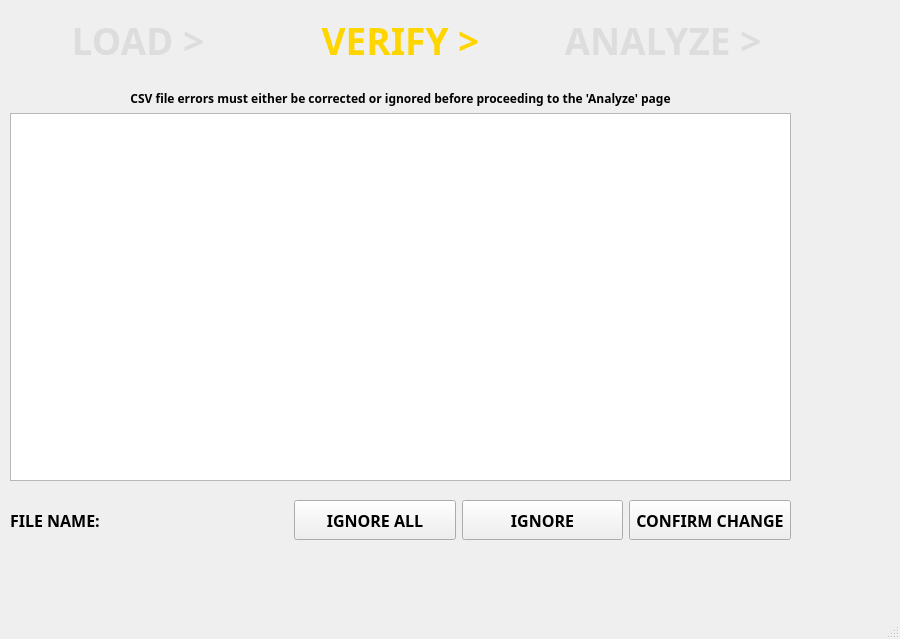
<?xml version="1.0" encoding="UTF-8"?>
<ui version="4.0">
 <class>VerifyCSV</class>
 <widget class="QMainWindow" name="VerifyCSV">
  <property name="geometry">
   <rect>
    <x>0</x>
    <y>0</y>
    <width>900</width>
    <height>639</height>
   </rect>
  </property>
  <property name="windowTitle">
   <string>MainWindow</string>
  </property>
  <widget class="QWidget" name="centralwidget">
   <property name="minimumSize">
    <size>
     <width>900</width>
     <height>600</height>
    </size>
   </property>
   <widget class="QWidget" name="horizontalLayoutWidget">
    <property name="geometry">
     <rect>
      <x>10</x>
      <y>0</y>
      <width>781</width>
      <height>80</height>
     </rect>
    </property>
    <layout class="QHBoxLayout" name="navigation_area">
     <item>
      <widget class="QPushButton" name="load_btn">
       <property name="maximumSize">
        <size>
         <width>16777215</width>
         <height>50</height>
        </size>
       </property>
       <property name="palette">
        <palette>
         <active>
          <colorrole role="ButtonText">
           <brush brushstyle="SolidPattern">
            <color alpha="255">
             <red>221</red>
             <green>221</green>
             <blue>221</blue>
            </color>
           </brush>
          </colorrole>
         </active>
         <inactive>
          <colorrole role="ButtonText">
           <brush brushstyle="SolidPattern">
            <color alpha="255">
             <red>221</red>
             <green>221</green>
             <blue>221</blue>
            </color>
           </brush>
          </colorrole>
         </inactive>
         <disabled>
          <colorrole role="ButtonText">
           <brush brushstyle="SolidPattern">
            <color alpha="255">
             <red>120</red>
             <green>120</green>
             <blue>120</blue>
            </color>
           </brush>
          </colorrole>
         </disabled>
        </palette>
       </property>
       <property name="font">
        <font>
         <family>Arial Black</family>
         <pointsize>28</pointsize>
         <weight>75</weight>
         <bold>true</bold>
        </font>
       </property>
       <property name="text">
        <string>LOAD &gt;</string>
       </property>
       <property name="flat">
        <bool>true</bool>
       </property>
      </widget>
     </item>
     <item>
      <widget class="QPushButton" name="verify_btn">
       <property name="maximumSize">
        <size>
         <width>16777215</width>
         <height>50</height>
        </size>
       </property>
       <property name="palette">
        <palette>
         <active>
          <colorrole role="ButtonText">
           <brush brushstyle="SolidPattern">
            <color alpha="255">
             <red>255</red>
             <green>213</green>
             <blue>0</blue>
            </color>
           </brush>
          </colorrole>
         </active>
         <inactive>
          <colorrole role="ButtonText">
           <brush brushstyle="SolidPattern">
            <color alpha="255">
             <red>255</red>
             <green>213</green>
             <blue>0</blue>
            </color>
           </brush>
          </colorrole>
         </inactive>
         <disabled>
          <colorrole role="ButtonText">
           <brush brushstyle="SolidPattern">
            <color alpha="255">
             <red>120</red>
             <green>120</green>
             <blue>120</blue>
            </color>
           </brush>
          </colorrole>
         </disabled>
        </palette>
       </property>
       <property name="font">
        <font>
         <family>Arial Black</family>
         <pointsize>28</pointsize>
         <weight>75</weight>
         <bold>true</bold>
        </font>
       </property>
       <property name="text">
        <string>VERIFY &gt;</string>
       </property>
       <property name="flat">
        <bool>true</bool>
       </property>
      </widget>
     </item>
     <item>
      <widget class="QPushButton" name="analyze_btn">
       <property name="maximumSize">
        <size>
         <width>16777215</width>
         <height>50</height>
        </size>
       </property>
       <property name="palette">
        <palette>
         <active>
          <colorrole role="ButtonText">
           <brush brushstyle="SolidPattern">
            <color alpha="255">
             <red>221</red>
             <green>221</green>
             <blue>221</blue>
            </color>
           </brush>
          </colorrole>
         </active>
         <inactive>
          <colorrole role="ButtonText">
           <brush brushstyle="SolidPattern">
            <color alpha="255">
             <red>221</red>
             <green>221</green>
             <blue>221</blue>
            </color>
           </brush>
          </colorrole>
         </inactive>
         <disabled>
          <colorrole role="ButtonText">
           <brush brushstyle="SolidPattern">
            <color alpha="255">
             <red>120</red>
             <green>120</green>
             <blue>120</blue>
            </color>
           </brush>
          </colorrole>
         </disabled>
        </palette>
       </property>
       <property name="font">
        <font>
         <family>Arial Black</family>
         <pointsize>28</pointsize>
         <weight>75</weight>
         <bold>true</bold>
        </font>
       </property>
       <property name="text">
        <string>ANALYZE &gt;</string>
       </property>
       <property name="flat">
        <bool>true</bool>
       </property>
      </widget>
     </item>
    </layout>
   </widget>
   <widget class="QWidget" name="horizontalLayoutWidget_3">
    <property name="geometry">
     <rect>
      <x>10</x>
      <y>490</y>
      <width>781</width>
      <height>61</height>
     </rect>
    </property>
    <layout class="QHBoxLayout" name="horizontalLayout">
     <item>
      <widget class="QLabel" name="file_name_label">
       <property name="minimumSize">
        <size>
         <width>110</width>
         <height>40</height>
        </size>
       </property>
       <property name="maximumSize">
        <size>
         <width>110</width>
         <height>40</height>
        </size>
       </property>
       <property name="font">
        <font>
         <family>Arial Black</family>
         <pointsize>12</pointsize>
         <weight>75</weight>
         <bold>true</bold>
        </font>
       </property>
       <property name="text">
        <string>FILE NAME: </string>
       </property>
      </widget>
     </item>
     <item>
      <widget class="QLabel" name="file_name">
       <property name="minimumSize">
        <size>
         <width>0</width>
         <height>40</height>
        </size>
       </property>
       <property name="maximumSize">
        <size>
         <width>16777215</width>
         <height>40</height>
        </size>
       </property>
       <property name="text">
        <string/>
       </property>
      </widget>
     </item>
     <item>
      <widget class="QPushButton" name="ignoreall_btn">
       <property name="minimumSize">
        <size>
         <width>100</width>
         <height>40</height>
        </size>
       </property>
       <property name="maximumSize">
        <size>
         <width>200</width>
         <height>40</height>
        </size>
       </property>
       <property name="font">
        <font>
         <family>Arial Black</family>
         <pointsize>12</pointsize>
         <weight>75</weight>
         <bold>true</bold>
        </font>
       </property>
       <property name="text">
        <string>IGNORE ALL</string>
       </property>
      </widget>
     </item>
     <item>
      <widget class="QPushButton" name="ignore_btn">
       <property name="minimumSize">
        <size>
         <width>100</width>
         <height>40</height>
        </size>
       </property>
       <property name="maximumSize">
        <size>
         <width>200</width>
         <height>40</height>
        </size>
       </property>
       <property name="font">
        <font>
         <family>Arial Black</family>
         <pointsize>12</pointsize>
         <weight>75</weight>
         <bold>true</bold>
        </font>
       </property>
       <property name="text">
        <string>IGNORE</string>
       </property>
      </widget>
     </item>
     <item>
      <widget class="QPushButton" name="confirm_btn">
       <property name="minimumSize">
        <size>
         <width>100</width>
         <height>40</height>
        </size>
       </property>
       <property name="maximumSize">
        <size>
         <width>200</width>
         <height>40</height>
        </size>
       </property>
       <property name="font">
        <font>
         <family>Arial Black</family>
         <pointsize>12</pointsize>
         <weight>75</weight>
         <bold>true</bold>
        </font>
       </property>
       <property name="text">
        <string>CONFIRM CHANGE</string>
       </property>
      </widget>
     </item>
    </layout>
   </widget>
   <widget class="QWidget" name="verticalLayoutWidget">
    <property name="geometry">
     <rect>
      <x>10</x>
      <y>90</y>
      <width>781</width>
      <height>391</height>
     </rect>
    </property>
    <layout class="QVBoxLayout" name="table_area">
     <item>
      <widget class="QLabel" name="instruction_label">
       <property name="font">
        <font>
         <family>Arial Black</family>
         <weight>75</weight>
         <bold>true</bold>
        </font>
       </property>
       <property name="text">
        <string>&lt;html&gt;&lt;head/&gt;&lt;body&gt;&lt;p&gt;&lt;span style=&quot; font-weight:600;&quot;&gt;CSV file errors must either be corrected or ignored before proceeding to the 'Analyze' page&lt;/span&gt;&lt;/p&gt;&lt;/body&gt;&lt;/html&gt;</string>
       </property>
       <property name="alignment">
        <set>Qt::AlignCenter</set>
       </property>
      </widget>
     </item>
     <item>
      <widget class="QTableView" name="error_table"/>
     </item>
    </layout>
   </widget>
  </widget>
  <widget class="QMenuBar" name="menubar">
   <property name="geometry">
    <rect>
     <x>0</x>
     <y>0</y>
     <width>900</width>
     <height>21</height>
    </rect>
   </property>
  </widget>
  <widget class="QStatusBar" name="statusbar"/>
 </widget>
 <resources/>
 <connections/>
</ui>
